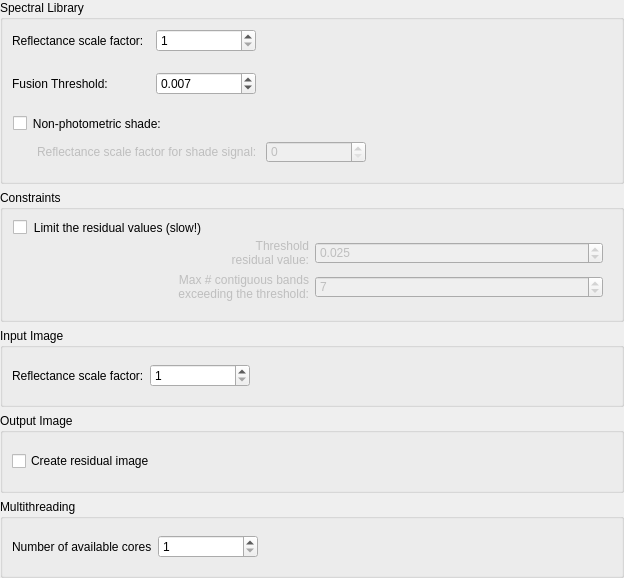
         <widget class="QWidget" name="scrollArea2Content">
          <property name="geometry">
           <rect>
            <x>0</x>
            <y>0</y>
            <width>624</width>
            <height>578</height>
           </rect>
          </property>
          <layout class="QVBoxLayout" name="verticalLayout_8">
           <property name="leftMargin">
            <number>0</number>
           </property>
           <property name="topMargin">
            <number>0</number>
           </property>
           <property name="rightMargin">
            <number>0</number>
           </property>
           <property name="bottomMargin">
            <number>0</number>
           </property>
           <item>
            <widget class="QGroupBox" name="libraryGroup2">
             <property name="title">
              <string>Spectral Library</string>
             </property>
             <layout class="QGridLayout" name="gridLayout">
              <property name="verticalSpacing">
               <number>20</number>
              </property>
              <item row="0" column="0">
               <widget class="QLabel" name="libraryScaleLabel">
                <property name="toolTip">
                 <string>The reflectance scale factor is automatically detected. It is the number by which the array must be divided to get reflectance values between 0 and 1. The user can change this value here.</string>
                </property>
                <property name="text">
                 <string>Reflectance scale factor:</string>
                </property>
               </widget>
              </item>
              <item row="2" column="0">
               <widget class="QLabel" name="fusionLabel">
                <property name="toolTip">
                 <string>Models with a higher number of classes (e.g. 4-EM Models vs 3-EM Models) are only chosen if decrease in RMSE is larger than this threshold</string>
                </property>
                <property name="text">
                 <string>Fusion Threshold: </string>
                </property>
               </widget>
              </item>
              <item row="0" column="2">
               <widget class="QSpinBox" name="libraryScaleValue">
                <property name="sizePolicy">
                 <sizepolicy hsizetype="Minimum" vsizetype="Fixed">
                  <horstretch>0</horstretch>
                  <verstretch>0</verstretch>
                 </sizepolicy>
                </property>
                <property name="minimumSize">
                 <size>
                  <width>100</width>
                  <height>0</height>
                 </size>
                </property>
                <property name="toolTip">
                 <string>The reflectance scale factor is automatically detected. It is the number by which the array must be divided to get reflectance values between 0 and 1. The user can change this value here.</string>
                </property>
                <property name="minimum">
                 <number>1</number>
                </property>
                <property name="maximum">
                 <number>1000000000</number>
                </property>
               </widget>
              </item>
              <item row="2" column="2">
               <widget class="QDoubleSpinBox" name="fusionValue">
                <property name="toolTip">
                 <string>Models with a higher number of classes (e.g. 4-EM Models vs 3-EM Models) are only chosen if decrease in RMSE is larger than this threshold</string>
                </property>
                <property name="decimals">
                 <number>3</number>
                </property>
                <property name="maximum">
                 <double>1.000000000000000</double>
                </property>
                <property name="singleStep">
                 <double>0.001000000000000</double>
                </property>
                <property name="value">
                 <double>0.007000000000000</double>
                </property>
               </widget>
              </item>
              <item row="0" column="3">
               <spacer name="horizontalSpacer_2">
                <property name="orientation">
                 <enum>Qt::Horizontal</enum>
                </property>
                <property name="sizeHint" stdset="0">
                 <size>
                  <width>40</width>
                  <height>20</height>
                 </size>
                </property>
               </spacer>
              </item>
              <item row="3" column="0" colspan="4">
               <widget class="QGroupBox" name="shadeCheck">
                <property name="toolTip">
                 <string>Select a single shade spectrum</string>
                </property>
                <property name="styleSheet">
                 <string notr="true">QGroupBox {border: none}</string>
                </property>
                <property name="title">
                 <string>Non-photometric shade: </string>
                </property>
                <property name="alignment">
                 <set>Qt::AlignLeading|Qt::AlignLeft|Qt::AlignVCenter</set>
                </property>
                <property name="checkable">
                 <bool>true</bool>
                </property>
                <property name="checked">
                 <bool>false</bool>
                </property>
                <layout class="QGridLayout" name="gridLayout_7">
                 <property name="leftMargin">
                  <number>25</number>
                 </property>
                 <property name="topMargin">
                  <number>20</number>
                 </property>
                 <item row="2" column="1">
                  <widget class="QgsSpinBox" name="shadeScaleValue">
                   <property name="minimumSize">
                    <size>
                     <width>100</width>
                     <height>20</height>
                    </size>
                   </property>
                   <property name="maximum">
                    <number>1000000</number>
                   </property>
                  </widget>
                 </item>
                 <item row="2" column="0">
                  <widget class="QLabel" name="shadeScaleLabel">
                   <property name="text">
                    <string>Reflectance scale factor for shade signal: </string>
                   </property>
                  </widget>
                 </item>
                 <item row="2" column="2">
                  <spacer name="horizontalSpacer_4">
                   <property name="orientation">
                    <enum>Qt::Horizontal</enum>
                   </property>
                   <property name="sizeHint" stdset="0">
                    <size>
                     <width>40</width>
                     <height>20</height>
                    </size>
                   </property>
                  </spacer>
                 </item>
                 <item row="0" column="0" colspan="3">
                  <widget class="QgsFileWidget" name="browseShade" native="true">
                   <property name="toolTip">
                    <string>Select a single shade spectrum</string>
                   </property>
                   <property name="filter" stdset="0">
                    <string>ENVI Spectral Library (*.sli);;All Files (*)</string>
                   </property>
                  </widget>
                 </item>
                </layout>
               </widget>
              </item>
             </layout>
            </widget>
           </item>
           <item>
            <widget class="QGroupBox" name="constraintsGroup2">
             <property name="title">
              <string>Constraints</string>
             </property>
             <layout class="QVBoxLayout" name="verticalLayout_15">
              <item>
               <widget class="QGroupBox" name="residualsCheck">
                <property name="styleSheet">
                 <string notr="true">QGroupBox { border: none}</string>
                </property>
                <property name="title">
                 <string>Limit the residual values (slow!)</string>
                </property>
                <property name="checkable">
                 <bool>true</bool>
                </property>
                <property name="checked">
                 <bool>false</bool>
                </property>
                <layout class="QGridLayout" name="gridLayout_3">
                 <property name="leftMargin">
                  <number>9</number>
                 </property>
                 <property name="topMargin">
                  <number>20</number>
                 </property>
                 <item row="0" column="2">
                  <widget class="QDoubleSpinBox" name="maxThresValue">
                   <property name="decimals">
                    <number>3</number>
                   </property>
                   <property name="maximum">
                    <double>1.000000000000000</double>
                   </property>
                   <property name="singleStep">
                    <double>0.005000000000000</double>
                   </property>
                   <property name="value">
                    <double>0.025000000000000</double>
                   </property>
                  </widget>
                 </item>
                 <item row="1" column="2">
                  <widget class="QSpinBox" name="maxBandsValue">
                   <property name="maximum">
                    <number>200</number>
                   </property>
                   <property name="value">
                    <number>7</number>
                   </property>
                  </widget>
                 </item>
                 <item row="0" column="1">
                  <widget class="QLabel" name="maxThresLabel">
                   <property name="baseSize">
                    <size>
                     <width>0</width>
                     <height>0</height>
                    </size>
                   </property>
                   <property name="text">
                    <string>&lt;html&gt;&lt;head/&gt;&lt;body&gt;&lt;p align=&quot;right&quot;&gt;Threshold&lt;br/&gt;residual value:&lt;/p&gt;&lt;/body&gt;&lt;/html&gt;</string>
                   </property>
                   <property name="alignment">
                    <set>Qt::AlignRight|Qt::AlignTrailing|Qt::AlignVCenter</set>
                   </property>
                   <property name="margin">
                    <number>5</number>
                   </property>
                  </widget>
                 </item>
                 <item row="1" column="1">
                  <widget class="QLabel" name="maxBandsLabel">
                   <property name="text">
                    <string>&lt;html&gt;&lt;head/&gt;&lt;body&gt;&lt;p&gt;Max # contiguous bands&lt;br/&gt;exceeding the threshold:&lt;/p&gt;&lt;/body&gt;&lt;/html&gt;</string>
                   </property>
                   <property name="alignment">
                    <set>Qt::AlignRight|Qt::AlignTrailing|Qt::AlignVCenter</set>
                   </property>
                   <property name="wordWrap">
                    <bool>true</bool>
                   </property>
                   <property name="margin">
                    <number>5</number>
                   </property>
                  </widget>
                 </item>
                </layout>
               </widget>
              </item>
             </layout>
            </widget>
           </item>
           <item>
            <widget class="QGroupBox" name="imageGroup2">
             <property name="title">
              <string>Input Image</string>
             </property>
             <layout class="QGridLayout" name="gridLayout_5">
              <item row="0" column="2">
               <spacer name="horizontalSpacer">
                <property name="orientation">
                 <enum>Qt::Horizontal</enum>
                </property>
                <property name="sizeHint" stdset="0">
                 <size>
                  <width>40</width>
                  <height>20</height>
                 </size>
                </property>
               </spacer>
              </item>
              <item row="0" column="1">
               <widget class="QSpinBox" name="imageScaleValue">
                <property name="minimumSize">
                 <size>
                  <width>100</width>
                  <height>0</height>
                 </size>
                </property>
                <property name="toolTip">
                 <string>The reflectance scale factor is automatically detected. It is the number by which the array must be divided to get reflectance values between 0 and 1. The user can change this value here.</string>
                </property>
                <property name="minimum">
                 <number>1</number>
                </property>
                <property name="maximum">
                 <number>1000000000</number>
                </property>
               </widget>
              </item>
              <item row="0" column="0">
               <widget class="QLabel" name="imageScaleLabel">
                <property name="toolTip">
                 <string>The reflectance scale factor is automatically detected. It is the number by which the array must be divided to get reflectance values between 0 and 1. The user can change this value here.</string>
                </property>
                <property name="text">
                 <string>Reflectance scale factor:</string>
                </property>
               </widget>
              </item>
             </layout>
            </widget>
           </item>
           <item>
            <widget class="QGroupBox" name="outputGroup2">
             <property name="title">
              <string>Output Image</string>
             </property>
             <layout class="QVBoxLayout" name="verticalLayout_14">
              <item>
               <widget class="QCheckBox" name="createResidualImage">
                <property name="toolTip">
                 <string>Would you like to create a residual image?</string>
                </property>
                <property name="text">
                 <string>Create residual image</string>
                </property>
               </widget>
              </item>
             </layout>
            </widget>
           </item>
           <item>
            <widget class="QGroupBox" name="multiprocessingGroup">
             <property name="title">
              <string>Multithreading</string>
             </property>
             <layout class="QGridLayout" name="gridLayout_2">
              <item row="0" column="2">
               <spacer name="horizontalSpacer_5">
                <property name="orientation">
                 <enum>Qt::Horizontal</enum>
                </property>
                <property name="sizeHint" stdset="0">
                 <size>
                  <width>365</width>
                  <height>20</height>
                 </size>
                </property>
               </spacer>
              </item>
              <item row="0" column="0">
               <widget class="QLabel" name="cpuLabel">
                <property name="toolTip">
                 <string>The reflectance scale factor is automatically detected. It is the number by which the array must be divided to get reflectance values between 0 and 1. The user can change this value here.</string>
                </property>
                <property name="text">
                 <string>Number of available cores</string>
                </property>
               </widget>
              </item>
              <item row="0" column="1">
               <widget class="QSpinBox" name="cpuValue">
                <property name="minimumSize">
                 <size>
                  <width>100</width>
                  <height>0</height>
                 </size>
                </property>
                <property name="toolTip">
                 <string>The reflectance scale factor is automatically detected. It is the number by which the array must be divided to get reflectance values between 0 and 1. The user can change this value here.</string>
                </property>
                <property name="minimum">
                 <number>1</number>
                </property>
                <property name="maximum">
                 <number>10000</number>
                </property>
               </widget>
              </item>
             </layout>
            </widget>
           </item>
          </layout>
         </widget>
